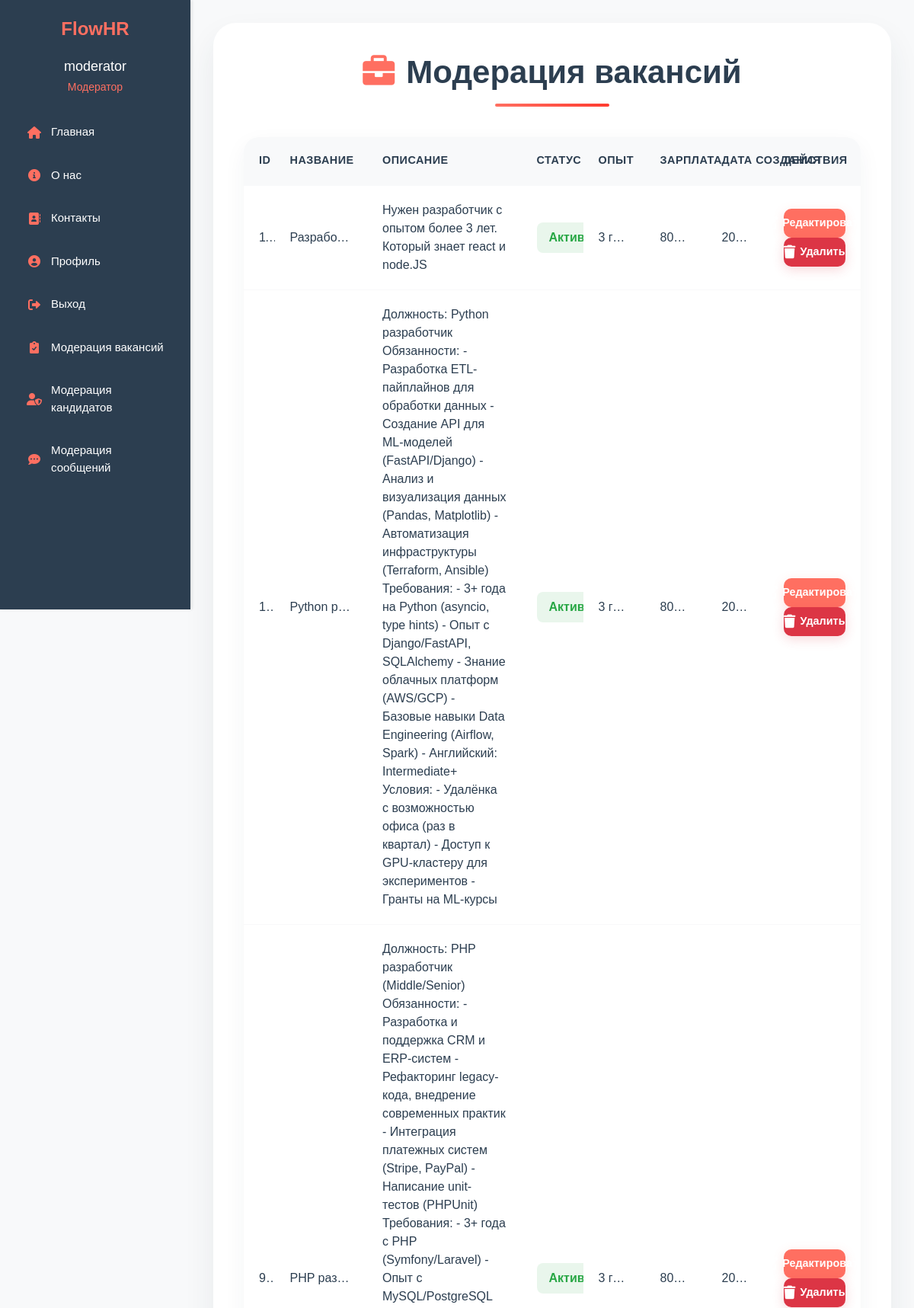
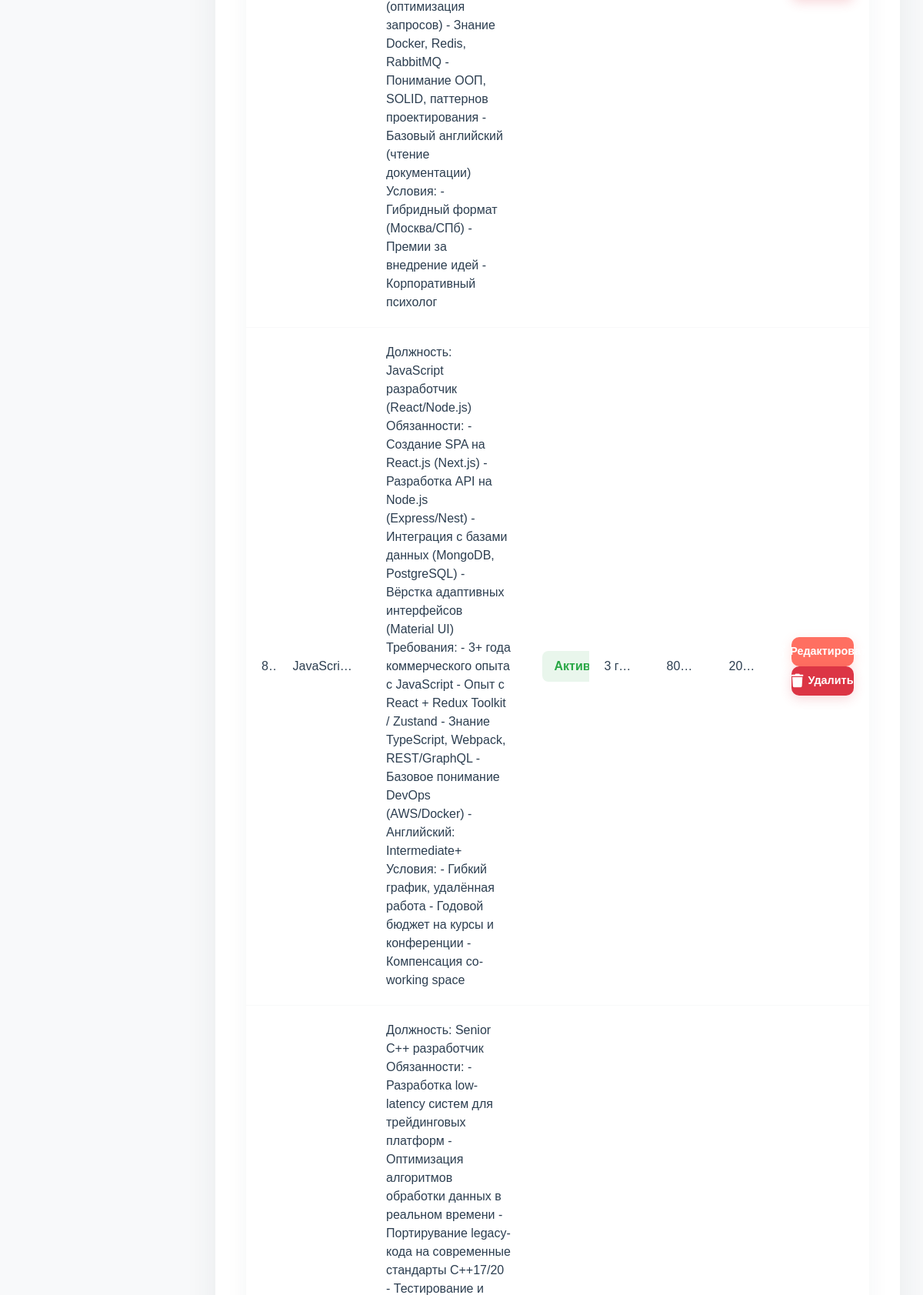
/AModerator/moderate_vacancies.php (signed in, upper part), run on the app's committed database (2 pictures, top to bottom).
### tables this page shows
CREATE TABLE `jobs` (
  `id` int NOT NULL,
  `title` varchar(255) NOT NULL,
  `description` text NOT NULL,
  `hr_id` int NOT NULL,
  `status` enum('active','closed') DEFAULT 'active',
  `created_at` timestamp NULL DEFAULT CURRENT_TIMESTAMP,
  `experience_id` int NOT NULL,
  `salary_id` int NOT NULL
);

CREATE TABLE `experiences` (
  `id` int NOT NULL,
  `name` varchar(100) NOT NULL
);

CREATE TABLE `salaries` (
  `id` int NOT NULL,
  `salary_range` varchar(100) NOT NULL
);

### AModerator/moderate_vacancies.php (the view, shortened to what this page needs)
<?php
require '../includes/config.php';
$jobs_query = "
    SELECT j.id, j.title, j.description, j.status, j.created_at,
           e.name AS experience, s.salary_range
    FROM jobs j
    JOIN experiences e ON j.experience_id = e.id
    JOIN salaries s ON j.salary_id = s.id
    ORDER BY j.created_at DESC
";
$jobs_result = $pdo->query($jobs_query);
$jobs = $jobs_result->fetchAll();
?>
<!DOCTYPE html>
<html lang="ru">
<head>
    <link rel="stylesheet" href="https://cdn.jsdelivr.net/npm/bootstrap@5.3.0/dist/css/bootstrap.min.css">
    <link rel="stylesheet" href="https://cdnjs.cloudflare.com/ajax/libs/font-awesome/6.0.0/css/all.min.css">
</head>
<body>
    <?php include '../includes/header.php'; ?>
    <div class="container">
        <h1><i class="fas fa-briefcase"></i>Модерация вакансий</h1>
        <table class="table">
            <thead>
                <tr>
                    <th>ID</th>
                    <th>Название</th>
                    <th>Описание</th>
                    <th>Статус</th>
                    <th>Опыт</th>
                    <th>Зарплата</th>
                    <th>Дата создания</th>
                    <th>Действия</th>
                </tr>
            </thead>
            <tbody>
                <?php foreach ($jobs as $job): ?>
                    <tr>
                        <td><?= htmlspecialchars($job['id']) ?></td>
                        <td><?= htmlspecialchars($job['title']) ?></td>
                        <td><?= htmlspecialchars($job['description']) ?></td>
                        <td>
                            <?php if ($job['status'] === 'active'): ?>
                                <span class="text-success">Активна</span>
                            <?php else: ?>
                                <span class="text-danger">Закрыта</span>
                            <?php endif; ?>
                        </td>
                        <td><?= htmlspecialchars($job['experience']) ?></td>
                        <td><?= htmlspecialchars($job['salary_range']) ?></td>
                        <td><?= htmlspecialchars($job['created_at']) ?></td>
                        <td>
                            <div class="d-flex flex-wrap">
                                <button class="btn-action" data-bs-toggle="modal" data-bs-target="#editJobModal" data-job-id="<?= $job['id'] ?>" data-job-title="<?= htmlspecialchars($job['title']) ?>" data-job-description="<?= htmlspecialchars($job['description']) ?>">
                                    <i class="fas fa-edit"></i> Редактировать
                                </button>
                                <button class="btn-action btn-delete" data-bs-toggle="modal" data-bs-target="#deleteJobModal" data-job-id="<?= $job['id'] ?>">
                                    <i class="fas fa-trash"></i> Удалить
                                </button>
                            </div>
                        </td>
                    </tr>
                <?php endforeach; ?>
            </tbody>
        </table>
    </div>
</body>
</html>

### AModerator/moderate_vacancies.php (style rules this page uses)
body { font-family: 'Arial', sans-serif; background: #F8F9FA; color: #2C3E50; padding: 30px; margin-left: 250px; min-height: 100vh; }
.container { max-width: 1400px; margin: 0 auto; padding: 40px; background: #FFFFFF; border-radius: 30px; box-shadow: 0 20px 40px rgba(44, 62, 80, 0.08); animation: fadeIn 0.5s ease; }
h1 { color: #2C3E50; text-align: center; margin: 0 0 40px; font-size: 42px; font-weight: 800; position: relative; padding-bottom: 20px; animation: slideDown 0.5s ease; }
h1:after { content: ''; position: absolute; bottom: 0; left: 50%; transform: translateX(-50%); width: 150px; height: 4px; background: linear-gradient(90deg, #FF6F61, #FF3B2F); border-radius: 2px; }
h1 i { margin-right: 15px; color: #FF6F61; animation: rotateIn 0.5s ease; }
.table { background: #FFFFFF; border-radius: 20px; box-shadow: 0 10px 30px rgba(44, 62, 80, 0.05); border: none; overflow: hidden; margin-top: 20px; width: 100%; table-layout: fixed; }
.table th { background: #F8F9FA; color: #2C3E50; font-weight: 600; text-transform: uppercase; font-size: 0.9rem; letter-spacing: 0.5px; padding: 20px; border-bottom: 2px solid #F8F9FA; white-space: nowrap; }
.table th:nth-child(1) { width: 5%; }
.table th:nth-child(2) { width: 15%; }
.table th:nth-child(3) { width: 25%; }
.table th:nth-child(4) { width: 10%; }
.table th:nth-child(5) { width: 10%; }
.table th:nth-child(6) { width: 10%; }
.table th:nth-child(7) { width: 10%; }
.table th:nth-child(8) { width: 15%; }
.table td { padding: 20px; vertical-align: middle; border-bottom: 1px solid #F8F9FA; transition: all 0.3s ease; color: #2C3E50; overflow: hidden; text-overflow: ellipsis; white-space: nowrap; }
.table td:nth-child(3) { white-space: normal; max-height: 100px; overflow-y: auto; }
.table td:last-child { white-space: normal; }
.btn-action { background: #FF6F61; color: #FFFFFF; padding: 8px 16px; border-radius: 10px; font-size: 0.9rem; font-weight: 600; border: none; transition: all 0.3s ease; display: inline-flex; align-items: center; gap: 6px; box-shadow: 0 4px 15px rgba(255, 111, 97, 0.2); width: 100%; justify-content: center; }
.btn-action i { font-size: 1.1rem; transition: transform 0.3s ease; }
.btn-delete { background: #dc3545; box-shadow: 0 4px 15px rgba(220, 53, 69, 0.2); }
.text-success { color: #28a745 !important; font-weight: 600; padding: 8px 16px; background: rgba(40, 167, 69, 0.1); border-radius: 8px; display: inline-block; }

### includes/header.php (style rules this page uses)
body { margin-left: 250px !important; transition: margin-left 0.3s ease !important; min-height: 100vh !important; overflow-x: hidden !important; }
.fa-home, .fa-info-circle, .fa-map-marker-alt, .fa-sign-in-alt, .fa-user, .fa-sign-out-alt, .fa-comments, .fa-file-alt, .fa-briefcase, .fa-plus-circle, .fa-users, .fa-chart-line, .fa-clipboard-list, .fa-user-check, .fa-users-cog, .fa-tools, .fa-clipboard-check { color: #FF6F61 !important; transition: all 0.3s ease !important; }

### data on the page
jobs: title "Разрабо…", description "Нужен разработчик с опытом более 3 лет. Который знает react и node.JS", experience.name "3 г…", salary.salary_range "80…", created_at "20…"
jobs: title "Python р…", description "Должность: Python разработчик Обязанности: - Разработка ETL-пайплайнов для обработки данных - Создание API для ML-моделей (FastAPI/Django) - Анализ и визуализация данных (Pandas, Matplotlib) - Автоматизация инфраструктуры (Terraform, Ansible) Требования: - 3+ года на Python (asyncio, type hints) - Опыт с Django/FastAPI, SQLAlchemy - Знание облачных платформ (AWS/GCP) - Базовые навыки Data Engineering (Airflow, Spark) - Английский: Intermediate+ Условия: - Удалёнка с возможностью офиса (раз в квартал) - Доступ к GPU-кластеру для экспериментов - Гранты на ML-курсы", experience.name "3 г…", salary.salary_range "80…", created_at "20…"
jobs: title "PHP раз…", description "Должность: PHP разработчик (Middle/Senior) Обязанности: - Разработка и поддержка CRM и ERP-систем - Рефакторинг legacy-кода, внедрение современных практик - Интеграция платежных систем (Stripe, PayPal) - Написание unit-тестов (PHPUnit) Требования: - 3+ года с PHP (Symfony/Laravel) - Опыт с MySQL/PostgreSQL (оптимизация запросов) - Знание Docker, Redis, RabbitMQ - Понимание ООП, SOLID, паттернов проектирования - Базовый английский (чтение документации) Условия: - Гибридный формат (Москва/СПб) - Премии за внедрение идей - Корпоративный психолог", experience.name "3 г…", salary.salary_range "80…", created_at "20…"
jobs: title "JavaScri…", description "Должность: JavaScript разработчик (React/Node.js) Обязанности: - Создание SPA на React.js (Next.js) - Разработка API на Node.js (Express/Nest) - Интеграция с базами данных (MongoDB, PostgreSQL) - Вёрстка адаптивных интерфейсов (Material UI) Требования: - 3+ года коммерческого опыта с JavaScript - Опыт с React + Redux Toolkit / Zustand - Знание TypeScript, Webpack, REST/GraphQL - Базовое понимание DevOps (AWS/Docker) - Английский: Intermediate+ Условия: - Гибкий график, удалённая работа - Годовой бюджет на курсы и конференции - Компенсация co-working space", experience.name "3 г…", salary.salary_range "80…", created_at "20…"

### other printed values
$user_name "moderator"
$roleText "Модератор"
